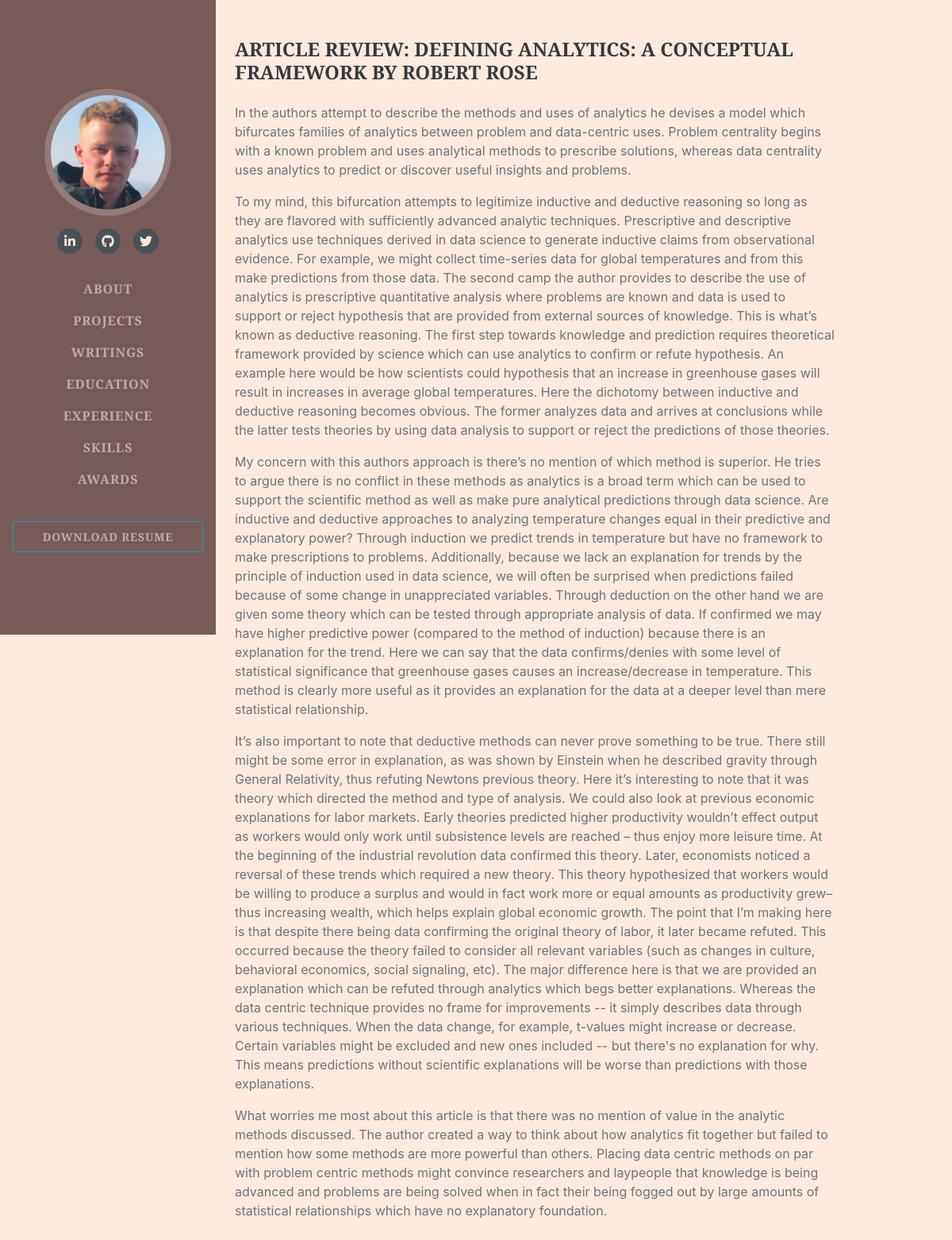
The app's page /writings/2, older data.
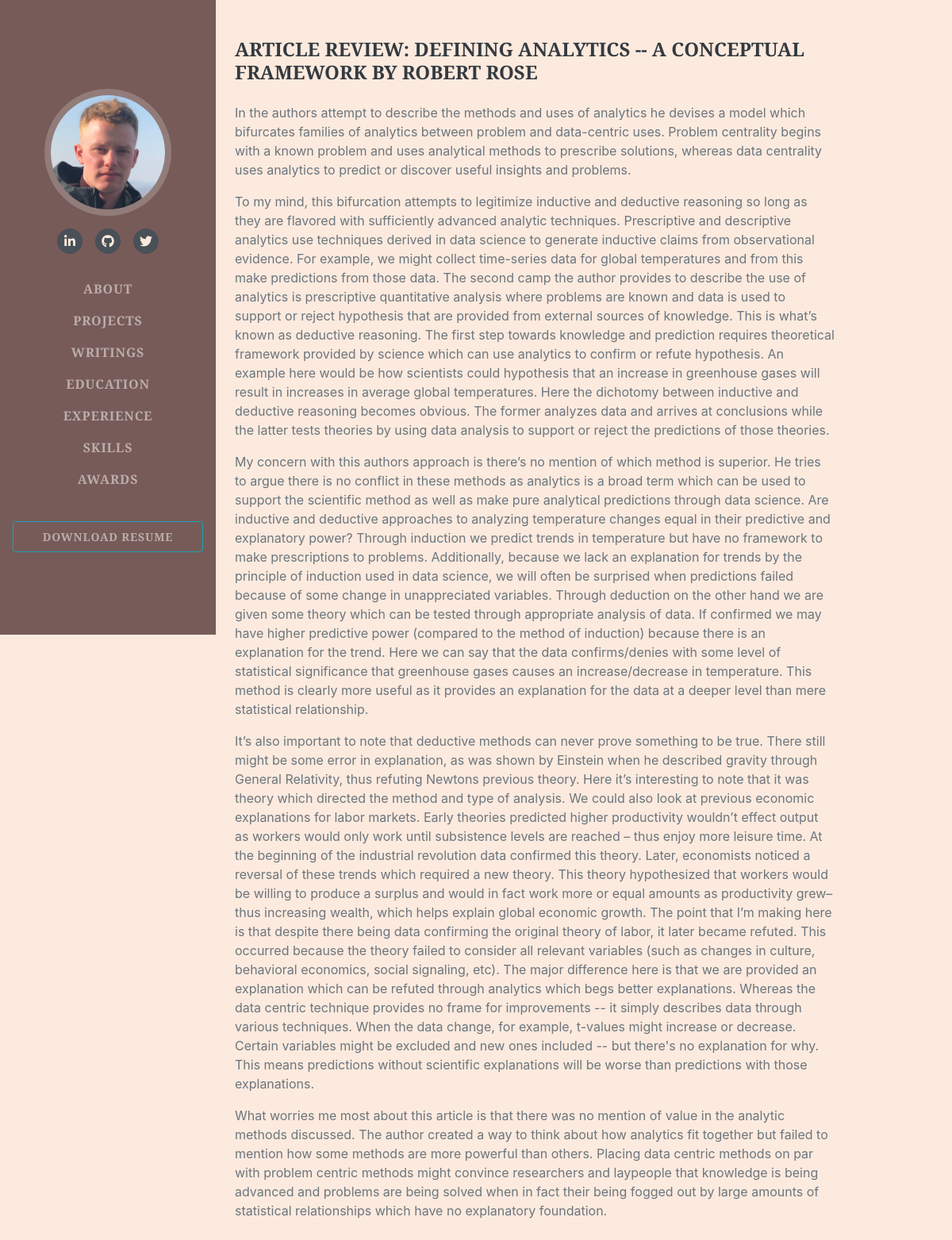
The same page, newer data.
### portfolio/models.py (models this page shows, shortened)
class Essay(db.Model):
    id = db.Column(db.Integer, primary_key=True)
    title = db.Column(db.Text)
    text = db.Column(db.Text)

### portfolio/writings/views.py (the view)
@writings_blueprint.route('/<int:essay_id>')
def essay_detail(essay_id):
    essay = Essay.query.get_or_404(essay_id)
    return render_template('essay_detail.html' , essay = essay)

### portfolio/writings/templates/writings/essay_detail.html (shortened to what this page needs)
{% extends "base.html" %}
{% block content %}
<div class="container">
<br>
<br>
<div style = "padding-right:15%"class="container-md">
  <h4 class="mb-0">{{essay.title}}</h4>
  <br>
  <p class="container fa-ul mb-0 mr-5 px-5">{{essay.text | safe}}</p>
  <br>
</div>
</div>
{% endblock %}

### portfolio/templates/base.html (shortened to what this page needs)
<!DOCTYPE html>
<html lang="en">
    <head>
        <link rel="stylesheet" href="https://stackpath.bootstrapcdn.com/bootstrap/4.1.3/css/bootstrap.min.css">
        <link rel="stylesheet" href="{{ url_for('static', filename='css/styles.css') }}">
    </head>
    <body id="page-top">
        <nav class="navbar navbar-expand-lg navbar-dark bg-primary fixed-top" id="sideNav">
            <a class="navbar-brand js-scroll-trigger" href="{{ url_for('index')}}#page-top"
                ><span class="d-block d-lg-none">Brian VandenAkker</span><span class="d-none d-lg-block"><img class="img-fluid img-profile rounded-circle mx-auto mb-2" src="../static/img/profile.jpg" alt="Brian VandenAkker" /></span></a
            >
            <div class="collapse navbar-collapse" id="navbarSupportedContent">
                <ul class="navbar-nav">
                    <div class="social-icons">
                        <a class="social-icon" href="https://www.linkedin.com/in/brianvandenakker/"><i class="fab fa-linkedin-in"></i></a><a class="social-icon" href="https://github.com/BriVandenAkker"><i class="fab fa-github"></i></a><a class="social-icon" href="https://twitter.com/BriVandenAkker"><i class="fab fa-twitter"></i></a>
                    </div>
                    <br>
                    <li class="nav-item"><a class="nav-link js-scroll-trigger" href="{{ url_for('index')}}#about">About</a></li>
                    <li class="nav-item"><a class="nav-link js-scroll-trigger" href="{{ url_for('index')}}#projects">Projects</a></li>
                    <li class="nav-item"><a class="nav-link js-scroll-trigger" href="{{ url_for('index')}}#writings">Writings</a></li>
                    <li class="nav-item"><a class="nav-link js-scroll-trigger" href="{{ url_for('index')}}#education">Education</a></li>
                    <li class="nav-item"><a class="nav-link js-scroll-trigger" href="{{ url_for('index')}}#experience">Experience</a></li>
                    <li class="nav-item"><a class="nav-link js-scroll-trigger" href="{{ url_for('index')}}#skills">Skills</a></li>
                    <li class="nav-item"><a class="nav-link js-scroll-trigger" href="{{ url_for('index')}}#awards">Awards</a></li>
                    <li class="nav-item"><a class="btn btn-sm btn-outline-info nav-link js-scroll-trigger" href="../static/file/Resume_VandenAkker.pdf" target = '_blank'>Download Resume</a>
                </ul>
            </div>
        </nav>
        <div class="container-fluid p-0">
          {% block content %}{% endblock %}
        </div>
    </body>
</html>

Row changes from the older to the newer data that the page shows:
changed Essay: title "ARTICLE REVIEW: DEFINING ANALYTICS: A CONCEPTUAL FRAMEWORK BY ROBERT ROSE" → "ARTICLE REVIEW: DEFINING ANALYTICS -- A CONCEPTUAL FRAMEWORK BY ROBERT ROSE"
